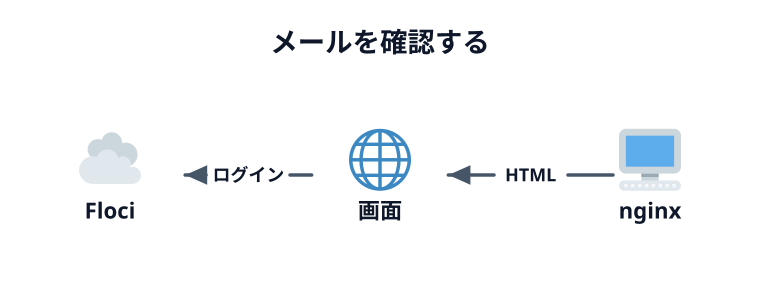

This chart was generated by the following Python code:
import os, sys
sys.path.insert(0, os.path.expanduser("~/.claude/skills/genfig"))
from genfig import Canvas
# 静的サーバーが配る画面から、Cognito に直接サインアップ・ログインする（SOURCE-PATH-GOAL を左右に分ける）
c = Canvas(760, 300)
c.text(380, 52, "メールを確認する", scale="title", align="middle")
f = c.node(110, 175, "Floci", emoji_cp="2601", w=100, h=70)
b = c.node(380, 175, "画面", emoji_cp="1f310", w=100, h=70)
server = c.node(650, 175, "静的サーバー", emoji_cp="1f5a5", w=100, h=70)
c.link(b, f, label="ログイン")
c.link(server, b, label="HTML")
c.save("00-thumbnail.svg")
